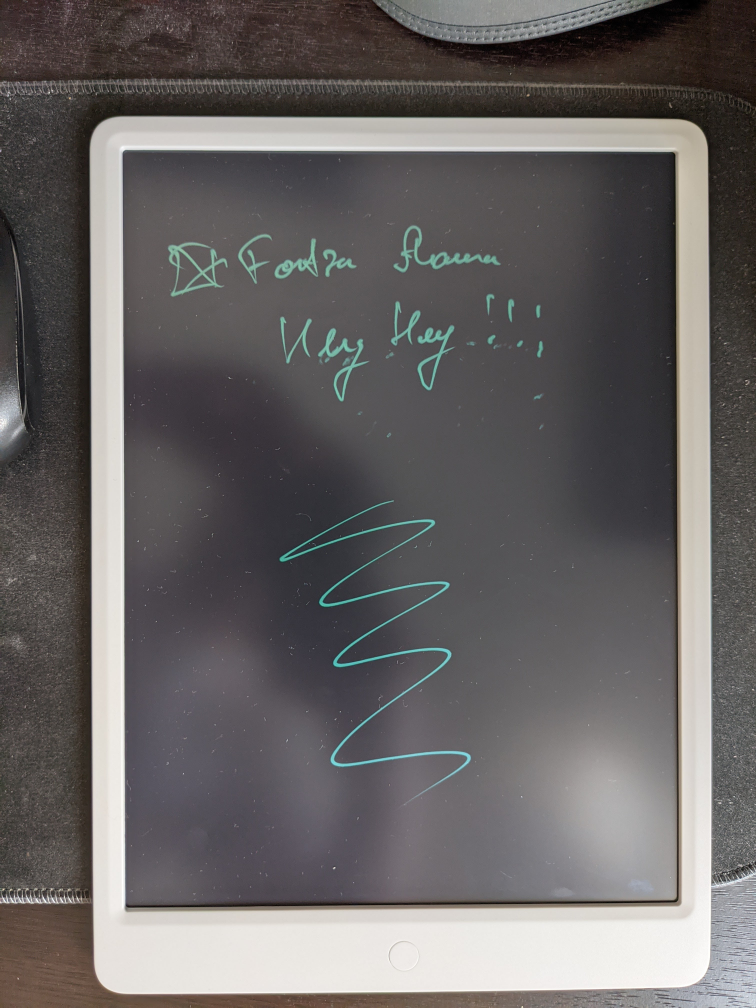
#> input picture misc/test.jpg, 3024 x 4032 px, given in place of out.png, which was not available (shown at 1/4 size)
$ python main.py out.png
#> lines starting #> are read from the running program, lines starting #| are printed output that depends on the picture; after the words box and inside, x2 and y2 are one past the last pixel; in counts of white or black regions, pixels touching at a corner belong together; pictures that were not available may be replaced by others from this repository, and a replacement may not be noted
import cv2
import sys

def get_note(path):
#> called with path = 'out.png'
    original = cv2.imread(path)
#> original is the input picture: shape (4032, 3024, 3); mean B, G, R 99.9, 100.2, 103.7
    hsv = cv2.cvtColor(original, cv2.COLOR_BGR2HSV)
#> hsv: shape (4032, 3024, 3); mean H, S, V 81.6, 25.3, 105.4
    green_mask = cv2.inRange(hsv, (25, 52, 72), (102, 255,255))
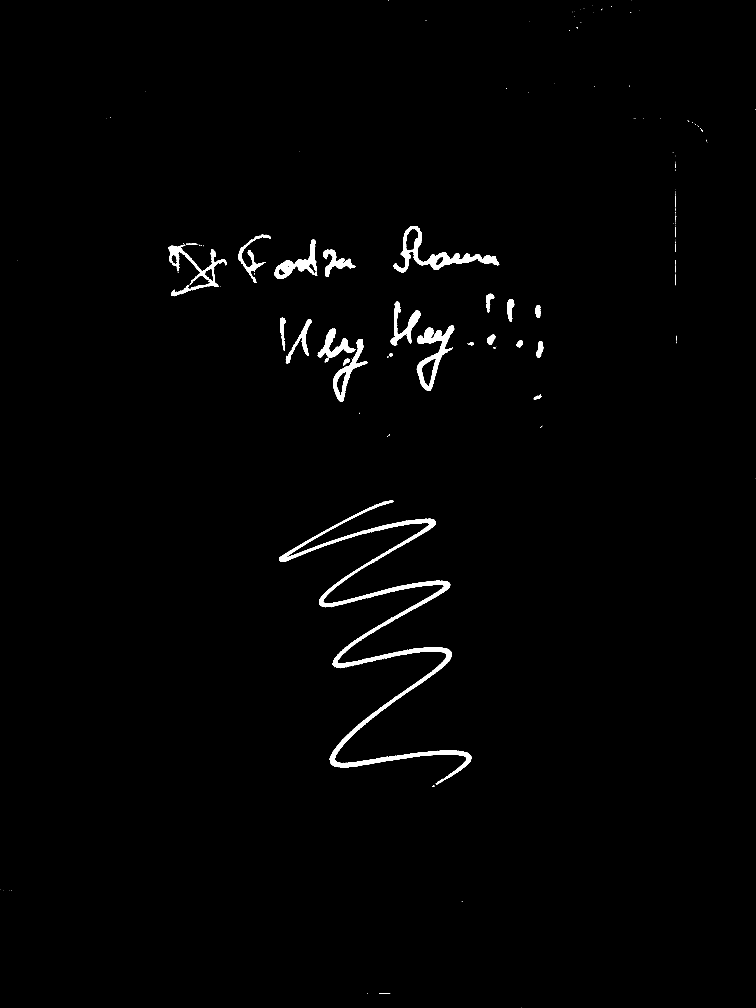
#> green_mask: shape (4032, 3024) (shown at 1/4 size); 1.2% white; 217 white regions (181 under 20 px), largest, box (x1, y1, x2, y2) and area: (1117, 2000, 1885, 3140) 60512, (1574, 905, 1997, 1090) 15073, (1667, 1302, 1817, 1563) 11951
    filtered = cv2.bitwise_and(original,original, mask=green_mask)
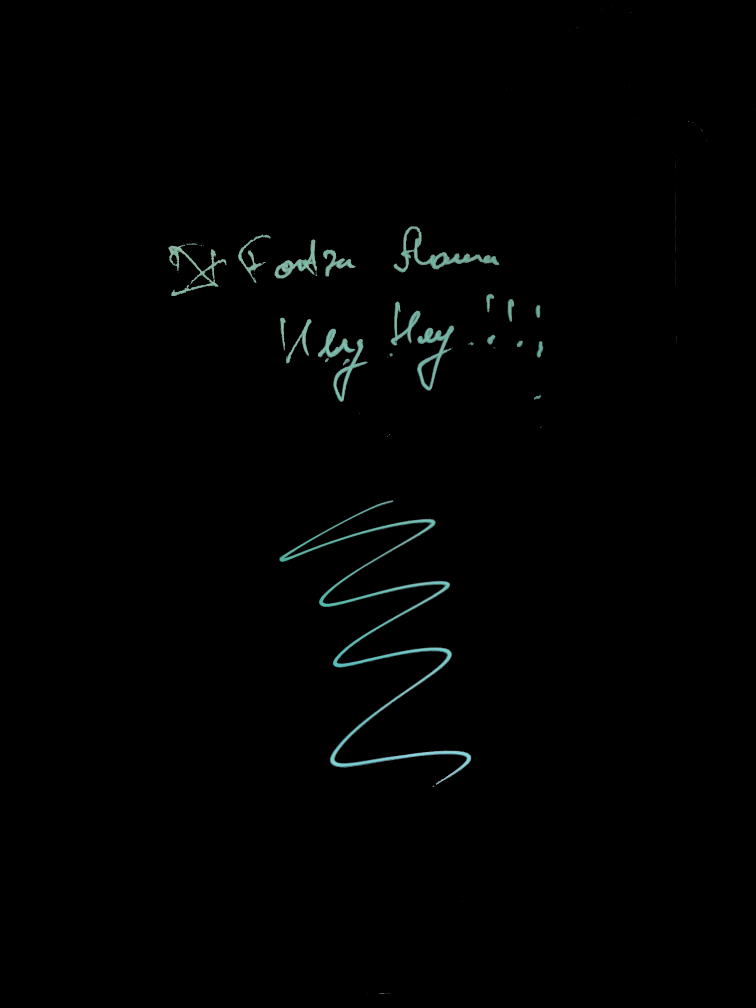
#> filtered: shape (4032, 3024, 3) (shown at 1/4 size); mean B, G, R 1.8, 1.9, 1.3
    filtered = cv2.morphologyEx(filtered, cv2.MORPH_DILATE, cv2.getStructuringElement(cv2.MORPH_RECT, (10,10)))
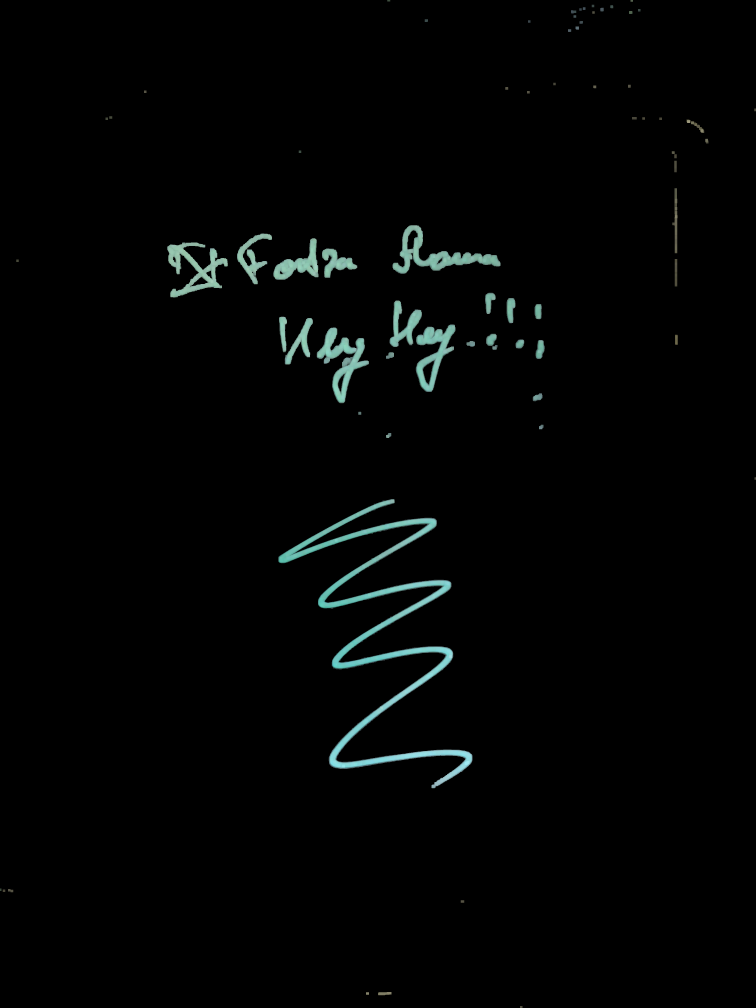
#> filtered: shape (4032, 3024, 3) (shown at 1/4 size); mean B, G, R 3.7, 4, 2.8
    gray = cv2.cvtColor(filtered, cv2.COLOR_BGR2GRAY)
    _, gray = cv2.threshold(gray, 50, 255, cv2.THRESH_BINARY)
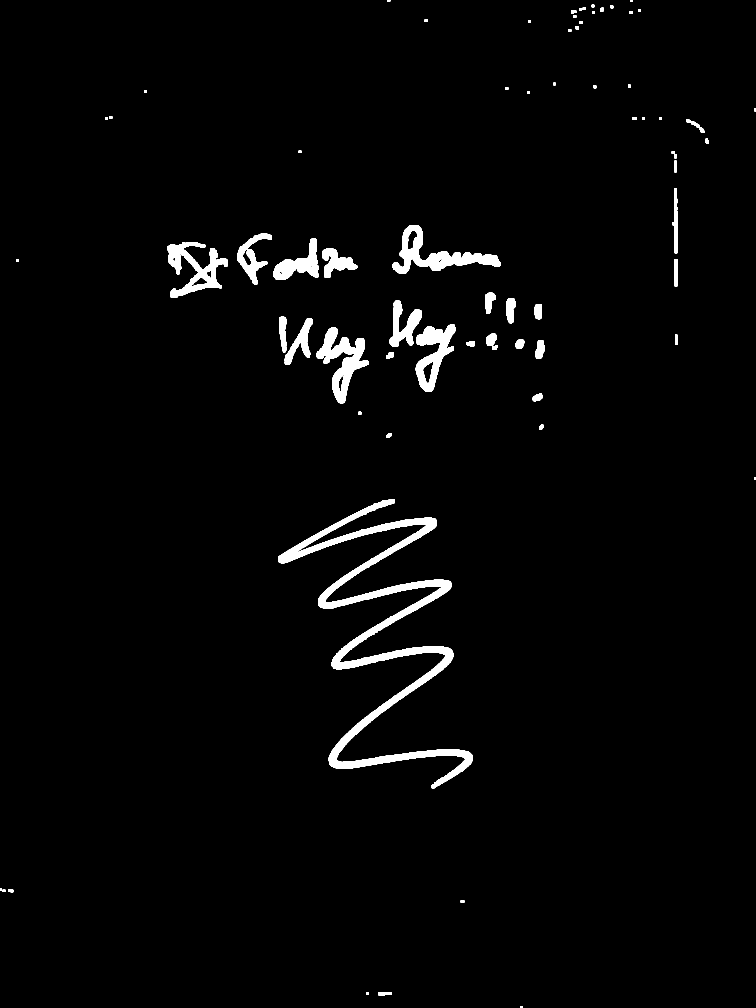
#> gray: shape (4032, 3024) (shown at 1/4 size); 2.3% white; 72 white regions, largest, box (x1, y1, x2, y2) and area: (1113, 1996, 1890, 3153) 115021, (1570, 901, 2002, 1095) 25214, (1267, 1310, 1476, 1613) 23579
    gray = cv2.morphologyEx(gray, cv2.MORPH_ERODE, cv2.getStructuringElement(cv2.MORPH_RECT, (5,5)))
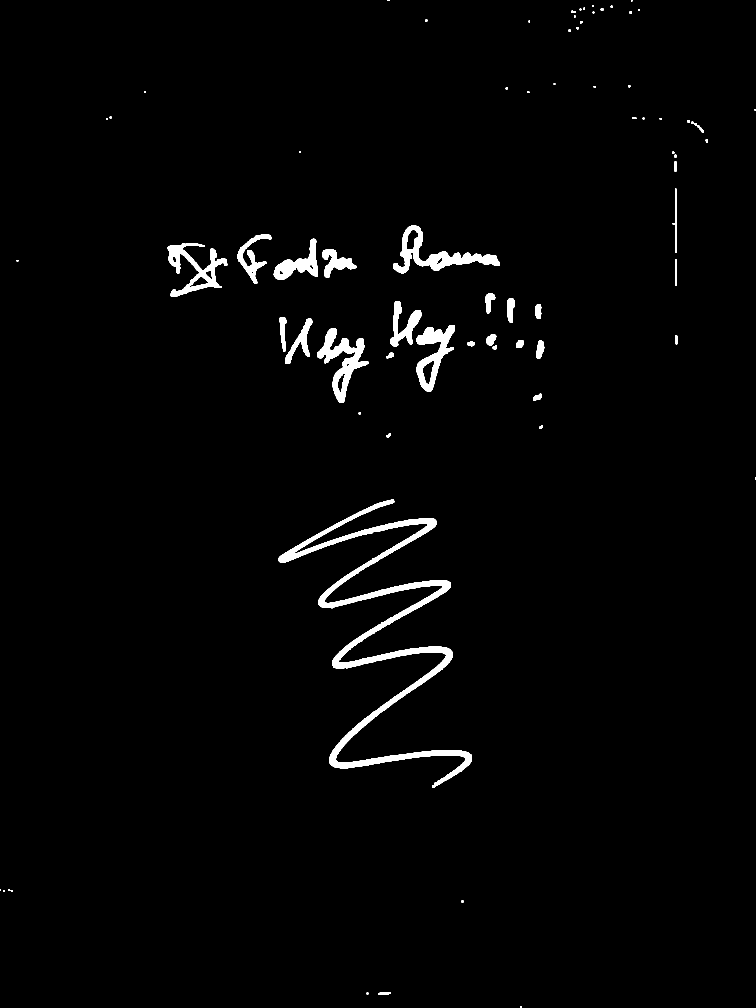
#> gray: shape (4032, 3024) (shown at 1/4 size); 1.8% white; 72 white regions, largest, box (x1, y1, x2, y2) and area: (1115, 1998, 1888, 3151) 91473, (1572, 903, 2000, 1093) 20978, (1269, 1312, 1474, 1611) 19688
    return cv2.bitwise_not(gray)
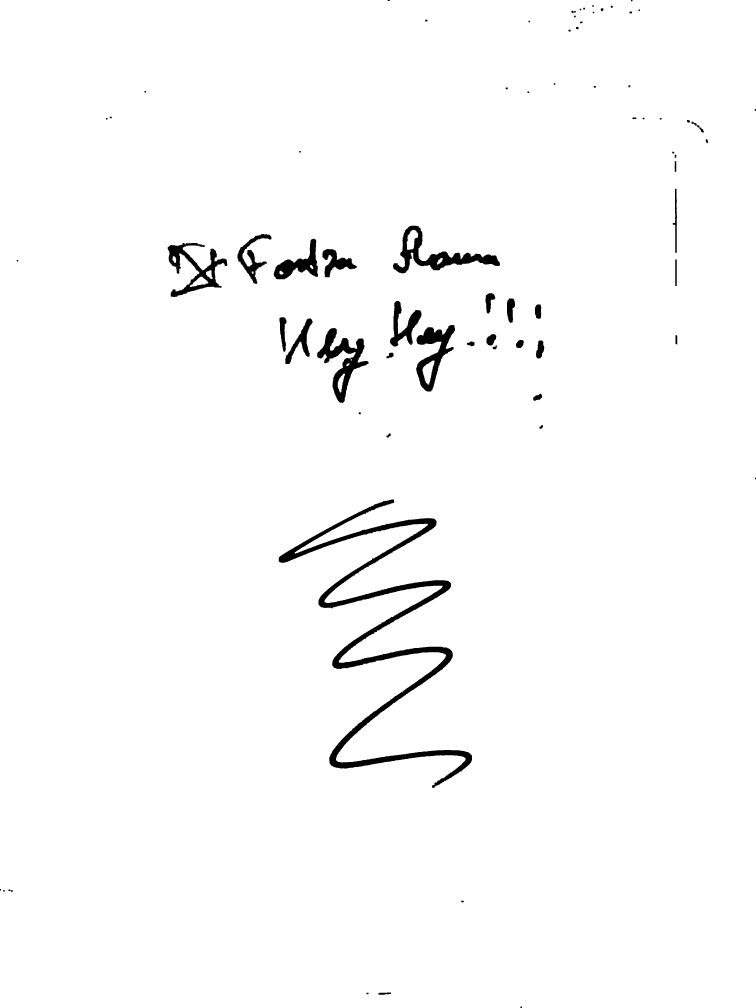
#> returned value: shape (4032, 3024) (shown at 1/4 size); 98.2% white; 72 black regions, largest, box (x1, y1, x2, y2) and area: (1115, 1998, 1888, 3151) 91473, (1572, 903, 2000, 1093) 20978, (1269, 1312, 1474, 1611) 19688

def process_image(path, new_path, _):
    buffer = get_note(path)
    cv2.imwrite(new_path, buffer)

if __name__ == '__main__':
    cv2.imwrite('result.jpg', get_note(sys.argv[1]))
